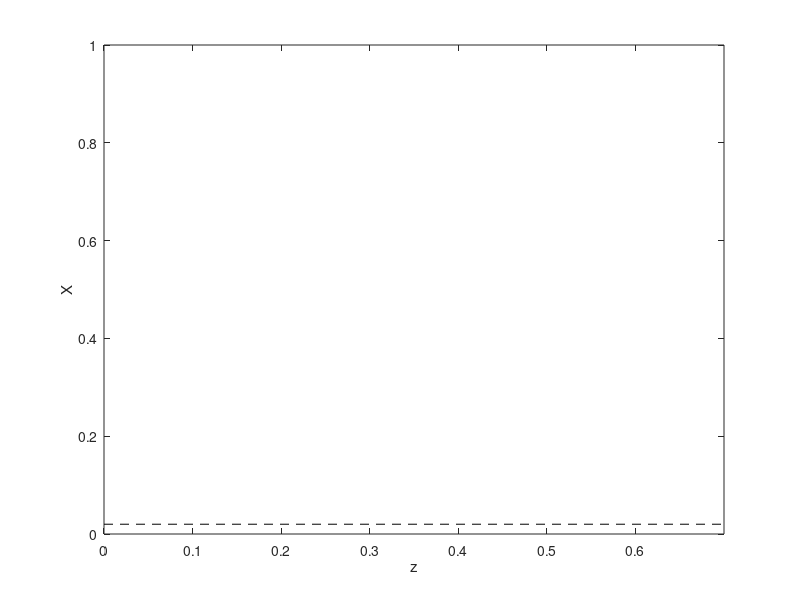

The MATLAB script that drew this image: (Note: this script raises an error after producing the figure.)
clc
clear all
close all

params.a0 = 0.02;
params.r = 0.5;
params.g1 = 1-params.r;
params.g0 = params.g1 + params.r/params.a0;

%% verify x(z,t)
figure(100)
hold on
axis([0 0.7 0 1])
box on
xlabel('z')
ylabel('X')
plot([0 0.7], params.a0*[1 1], 'k--')

t = linspace(1E-2, 0.5, 11);
for i = 1:numel(t)
    params.t = t(i);
    params.a = sqrt(2*params.t);
    
    params.z0 = z0(params);
    params.z2 = z2(params);
    
    x = x_grid(params);
    z = z_of_x(x, params);
    
    params.x = x;
    params.z = z;
    
    x_inv = x_of_z(z, params);
    
    plot(z, x, 'k-', 'LineWidth', 1)
    plot(z, x_inv, 'r--', 'LineWidth', 2)
    plot(params.z0, params.a0, 'ok', 'MarkerFaceColor', 'black')
    plot(params.z2, 0, 'sk', 'MarkerFaceColor', 'black')
end

%% verify c(z,t)
figure(200)
hold on
axis([0 0.7 0 1])
box on
xlabel('z')
ylabel('C')
% plot([0 0.7], params.a0*[1 1], 'k--')

t = linspace(1E-2, 0.5, 11);
for i = 1:numel(t)
    params.t = t(i);
    params.a = sqrt(2*params.t);
    
    params.z0 = z0(params);
    params.z2 = z2(params);
    
    x = x_grid(params);
    z = z_of_x(x, params);
    c = c_of_x(x, params);
    
    plot(z, c, 'k-', 'LineWidth', 1)
    plot(params.z0, c_of_x(params.a0, params), 'ok', 'MarkerFaceColor', 'black')
    plot(params.z2, 1, 'sk', 'MarkerFaceColor', 'black')
end

%% verify G(x)/x
figure(300)
hold on
axis([0 2 0 params.g0])
box on
xlabel('x')
ylabel('G(x)/x')

params.t = 2;
params.a = sqrt(2*params.t);

x = x_grid(params, 0.0001);
out = G2X(x, params);

plot(x, out, 'k-', 'LineWidth', 1)
plot(params.a0*[1 1], [0 params.g0], 'k--')
plot([1 1], [0 params.g0], 'k--')

%%

params.a0 = 0.02;
params.r = 0.5;
params.g1 = 1-params.r;
params.g0 = params.g1 + params.r/params.a0;

params.t = 0.5;
params.a = sqrt(2*params.t);

params.x = x_grid(params, 1e-3);
params.z = z_of_x(params.x, params);
params.c = c_of_x(params.x, params);

params.z0 = z0(params);
params.z2 = z2(params);


params.R = 1;
params.alpha = 5;
sigma = 0;

out = Jac(z(5), [], params, sigma);
